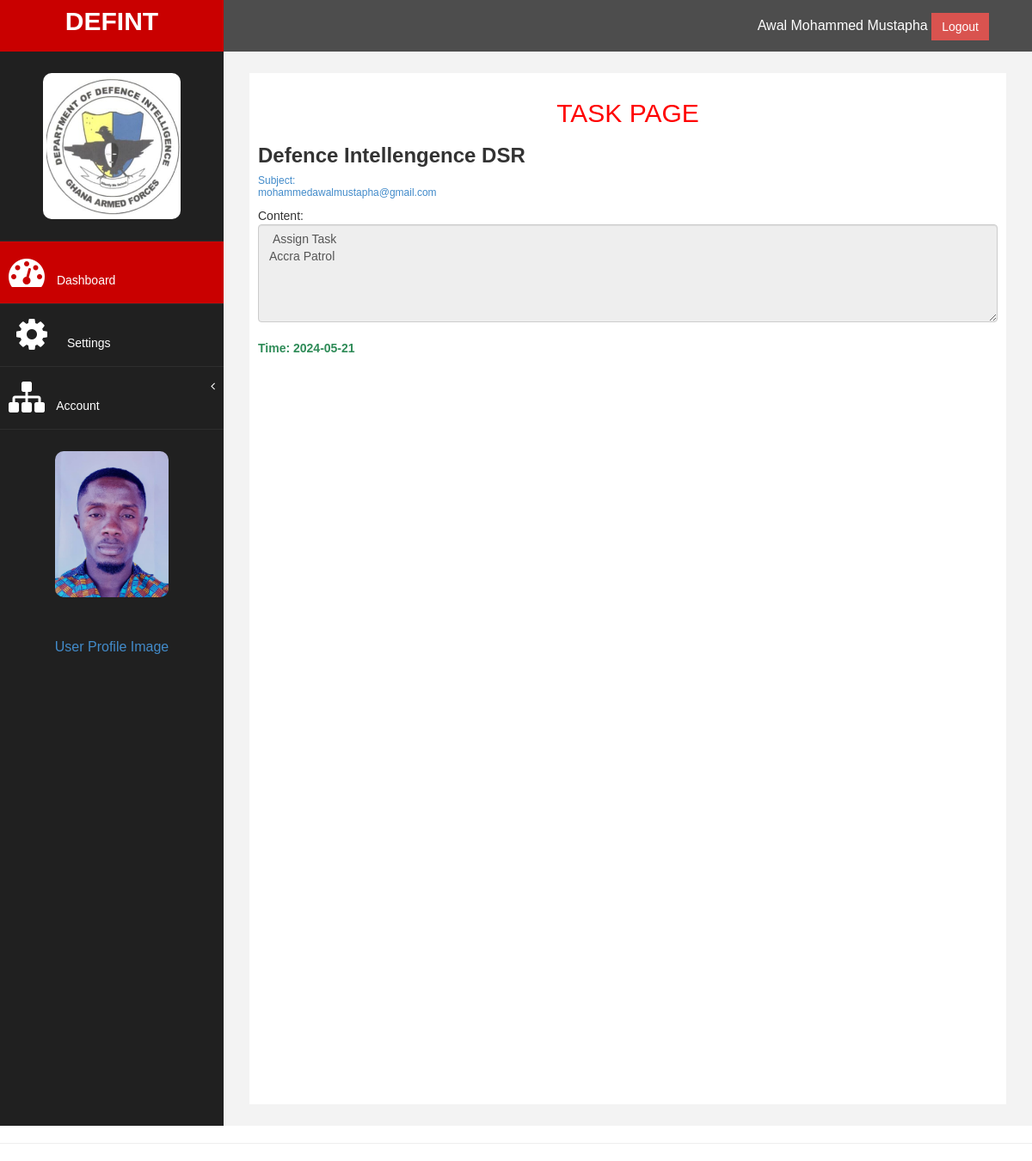
/tasks.php (signed in), run on the app's committed database.
### tables this page shows
CREATE TABLE `users` (
  `id` int(11) NOT NULL,
  `fName` varchar(50) NOT NULL,
  `lName` varchar(50) NOT NULL,
  `otherName` varchar(50) NOT NULL,
  `email` varchar(50) NOT NULL,
  `nia` varchar(50) NOT NULL,
  `regimentalNo` varchar(50) NOT NULL,
  `number` varchar(50) NOT NULL,
  `password` varchar(250) NOT NULL,
  `gender` varchar(5) NOT NULL,
  `region` varchar(50) NOT NULL,
  `subDivision` varchar(50) NOT NULL,
  `rank` varchar(50) NOT NULL,
  `profile_img` varchar(64) NOT NULL,
  `created_at` datetime NOT NULL,
  `about` longtext NOT NULL
);

CREATE TABLE `tasks` (
  `id` int(11) NOT NULL,
  `email` varchar(100) NOT NULL,
  `content` varchar(250) NOT NULL,
  `created_at` date NOT NULL DEFAULT current_timestamp()
);

### config/DatabaseConnection.php (called while the page is built, shortened)
<?php
class DatabaseConnection
{
    public function __construct()
    {
      $conn=new mysqli(BD_HOST,BD_USER,BD_PASSWORD,BD_DATABASE);
        return $this->conn=$conn;
     }
}
?>

### controllers/AuthenticationController.php (called while the page is built, shortened)
<?php
class AuthenticationController
{
    public function __construct()
    {
        $db=new DatabaseConnection;
        $this->conn=$db->conn;
    }
public function AuthUserDetail()
{
    $checkAuth=$this->checkIsLoggedIn();
    if($checkAuth){
    $user_id= $_SESSION['auth_user']['user_id'];
    $getUserData=" SELECT * FROM users WHERE id='$user_id' LIMIT 1";
    $result=$this->conn->query($getUserData);
     if($result->num_rows > 0){
       $data=$result->fetch_assoc();
       return $data;
     } else{
        redirect("<h4>Something Went wong </h4>","login.php");
     }
    }else{
        return false;
    }
}
private function checkIsLoggedIn()
{
  if(!isset($_SESSION['authenticated'])){
redirect("<h4 style='color:red;' >Login to Access the page</h4>","login.php");
   return false;
  } else{
return true;
  }
}
}
?>

### tasks.php (the view, shortened to what this page needs)
<?php
include('include/header.php')
?>
<?php
include('include/sidebar.php')
?>
<div id="page-wrapper" >
            <div id="page-inner">
                <div class="row">
                    <div class="col-md-12">
                       <div>
                          <h2 style="margin:20px; font-family: sans-serif; text-align:center; text-transform: uppercase;">Task Page</h2>
                       </div>
                       <h3><strong>Defence Intellengence DSR </strong></h3>
                        <section class="mail-list">
                                        <?php
                                       $email=$data['email'];
                                        $task_Qry="SELECT * FROM tasks WHERE email='$email' ORDER BY id DESC  LIMIT 10 ";
                                        $result=$db->conn->query($task_Qry);
                                        if(!$result)
                                        {
                                            echo "Something Went Wrong";
                                        } else
                                        {
                                            while ($row=$result->fetch_assoc())
                                            {
                                                echo '
                            <div class="card shadow mb-4">
                                <a href="#" class="d-block card-header py-3" data-toggle="collapse"
                                    role="button" aria-expanded="true" aria-controls="collapseCardExample">
                                    <h6 class="m-0 font-weight-bold text-primary">Subject:<br>'.$row['email'] .' </h6>
                                </a>
                                <div class="collapse show" ">
                                    <div class="card-body">
                                       Content:<br><form> <textarea  class="form-control"  name="comment" rows="5" cols="70" disabled>'.$row['content'] .'
                                       </textarea></form>   <strong style="color: seagreen"><br>Time: '.$row['created_at'] .' </strong><strong style="color: #DB0630">  </strong>
                                   </div>
                                </div>
                            </div>
  ';
                                            }
                                        }
                                        ?>
                                    </section>
                                </div>
                            </div>
                        </div>
                    </div>
                </div>
                 <hr />
<?php
include('include/footer.php')
?>

### include/sidebar.php (shortened to what this page needs)
<?php
include_once('controllers/AuthenticationController.php');
$authenticated=new AuthenticationController;
$data = $authenticated->authUserDetail();
?>
<body>
    <div id="wrapper">
        <nav class="navbar navbar-default navbar-cls-top " role="navigation" style="margin-bottom: 0">
            <div class="navbar-header">
                <a class="navbar-brand" href="home.php">DEFINT</a>
            </div>
  <div style="color: white;
padding: 15px 50px 5px 50px;
float: right;
font-size: 16px;"> <form action="" method="POST">
                        <?= $_SESSION['auth_user']['user_fname']." ".$_SESSION['auth_user']['user_lname']." "; ?>     <button type="submit" class="btn btn-danger square-btn-adjust" name="logout">Logout</button>
                        </form>  </div>
</nav>
                <nav class="navbar-default navbar-side" role="navigation">
            <div class="sidebar-collapse">
                <ul class="nav" id="main-menu">
				<li class="text-center">
                    <img src="image/logo.jpeg" class="user-image img-responsive"/>
					</li>
                    <li>
                        <a class="active-menu"  href="home.php"><i class="fa fa-dashboard fa-3x"></i> Dashboard</a>
                    </li>
                    <li>
                        <a  href="settings.php"><i class="fa fa-cog fa-spin fa-3x fa-fw"></i> Settings</a>
                    </li>
                   <li>
                        <a href="#"><i class="fa fa-sitemap fa-3x"></i> Account<span class="fa arrow"></span></a>
                      </li>
                </ul>
            </div>
            <div>
            <?php
                $image=$data['profile_img'];
                if(empty($image))
                {
                   ?>
                  <img src="https://bootdey.com/img/Content/avatar/avatar7.png" alt="..." class="user-image img-responsive">
                <?php
                    }
                    else
                    {
                        ?>
                        <img src="files/<?=$data['profile_img'] ?>" alt="..." class="user-image img-responsive"/>
                        <?php
                    }
                ?>
            <p style="color:white; text-align:center;"><a href="viewProfile.php"> User Profile Image</a></p>
            </div>
        </nav>

### assets/css/custom.css (style rules this page uses)
body { font-family: 'Open Sans', sans-serif; }
#wrapper { width: 100%; background:#202020; }
#page-wrapper { padding: 15px 15px; min-height: 600px; background:#F3F3F3; }
#page-inner { width:100%; margin:10px 20px 10px 0px; background-color:#fff!important; padding:10px; min-height:1200px; }
.text-center { text-align:center; }
h2 { color: #f00; }
.square-btn-adjust { border: 0px solid transparent; -webkit-border-radius: 0px; -moz-border-radius: 0px; border-radius: 0px; }
p { font-size:16px; line-height:25px; padding-top:20px; }
.user-image { margin: 25px auto; -webkit-border-radius: 10px; -moz-border-radius: 10px; border-radius: 10px; max-height:170px; max-width:170px; }
.navbar-cls-top .navbar-brand { color: #fff; background: #C90000; width: 260px; text-align: center; height: 60px; font-size: 30px; font-weight: 700; }
.active-menu { background-color:#C90000!important; }
.arrow { float: right; }
.fa.arrow:before { content: "\f104"; }
.sidebar-collapse , .sidebar-collapse .nav { background:none; }
.sidebar-collapse .nav { padding:0; }
.sidebar-collapse .nav > li > a { color:#fff; background:#202020; text-shadow:none; }
.sidebar-collapse > .nav > li > a { padding:15px 10px; }
.sidebar-collapse > .nav > li { border-bottom: 1px solid rgba(107, 108, 109, 0.19); }
.navbar-side { border:none; background-color: #202020; }
.navbar-cls-top { background:#4D4D4D; border-bottom:none; }
.navbar-default { border:0px solid black; }
.navbar-header { background: #A70303; }
.nav > li > a > i { margin-right:10px; }
@media (min-width:768px) { #page-wrapper { margin: 0 0 0 260px; padding: 15px 30px; min-height: 1200px; } }
@media (min-width:768px) { .navbar-side { z-index: 1; position: absolute; width: 260px; } }
@media (min-width:768px) { .navbar { border-radius: 0px; } }

### tasks.php (style rules this page uses)
body { font-family: sans-serif; }

### data on the page
users: profile_img (picture)
tasks: email "mohammedawalmustapha@gmail.com", comment "Assign Task Accra Patrol", created_at "2024-05-21"

### other printed values
$_SESSION['auth_user']['user_fname'] "Awal"
$_SESSION['auth_user']['user_lname'] "Mohammed Mustapha"
